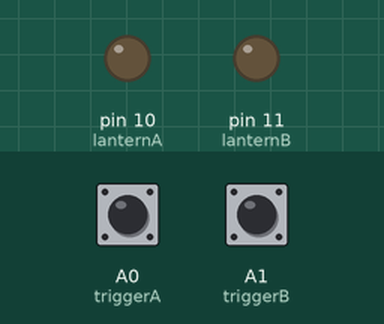
A sketch run on a simulated Arduino Uno, built with avr-gcc and run on an emulated ATmega328P. Parts: output pins drawn as LEDs (lit = HIGH). The inputs (shaded band) are chosen by the test bench; at power-on: A1 (triggerB) HIGH, A0 (triggerA) HIGH.

Above: at 1.2 s.
1.3 s: A1 (triggerB) pulled LOW for 1 s
At 1.9 s:
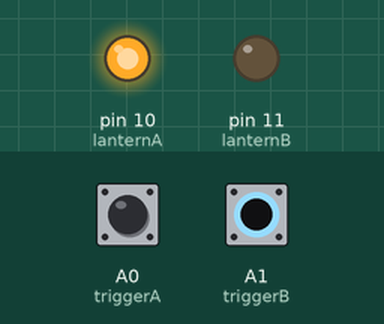
3.8 s: A1 (triggerB) pulled LOW for 3.2 s
At 5.1 s:
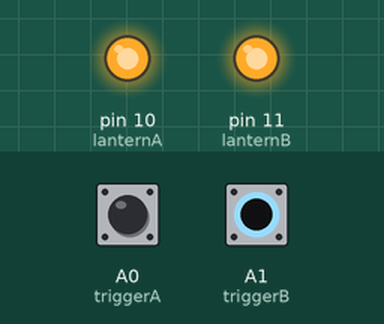
Timing chart, 0 to 8.5 s (numbered marks = the images above; inputs shaded):
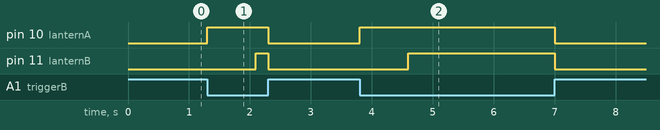

Measured:
- after the input at 1.3 s, pin 10 (lanternA): LOW → HIGH at once, → LOW 1.0 s later; pin 11 (lanternB): LOW → HIGH after 0.80 s, → LOW 0.20 s later
- after the input at 3.8 s, pin 10 (lanternA): LOW → HIGH at once, → LOW 3.2 s later; pin 11 (lanternB): LOW → HIGH after 0.80 s, → LOW 2.4 s later

The sketch:

eyeBallAndLanternsEmbedded.ino
```cpp
byte eyeballPower = 8;
byte eyeballTrigger = 9;
byte lanternA = 10;
byte lanternB = 11;
byte triggerA = A0;
byte triggerB = A1;


void setup() {
  Serial.begin(9600);
  pinMode(eyeballPower,OUTPUT);
  pinMode(eyeballTrigger,OUTPUT);
  pinMode(lanternA,OUTPUT);
  pinMode(lanternB,OUTPUT);
  pinMode(triggerA,INPUT_PULLUP);
  pinMode(triggerB,INPUT_PULLUP);
  digitalWrite(lanternA,LOW);
  digitalWrite(lanternB,LOW);

}

byte eyeBallStage = 0;
byte lanternStage = 0;
unsigned long lanternTimer = 0;

void loop() {
  //trigger pins
  byte trigStateA = !digitalRead(triggerA);
  byte trigStateB = !digitalRead(triggerB);


  if(trigStateB == 1 && lanternStage == 0){
    lanternStage = 1;
    lanternTimer = millis();
    digitalWrite(lanternA,HIGH); // lantern A On
  }
  if(lanternStage == 1 && millis()-lanternTimer > 800){
    lanternStage = 2;
    digitalWrite(lanternB,HIGH); // lantern B On
  }

   if(trigStateB == 0 && lanternStage == 2){
    lanternStage = 0;
    digitalWrite(lanternA,LOW);
    digitalWrite(lanternB,LOW);
  }


  //////eyeball
  if(trigStateA == 1 && eyeBallStage == 0){
    eyeBallStage = 1;
  }
  if(trigStateA == 0 && eyeBallStage == 2){ // turn off
    digitalWrite(eyeballTrigger,HIGH);
    delay(100);
    digitalWrite(eyeballTrigger,LOW);
    delay(800);
    digitalWrite(eyeballPower,LOW);
    eyeBallStage = 0;
  }

  if(eyeBallStage == 1){
    digitalWrite(eyeballPower,HIGH);
    delay(100);
    digitalWrite(eyeballTrigger,HIGH);
    delay(100);
    digitalWrite(eyeballTrigger,LOW);
    eyeBallStage = 2;
  }


}
```
